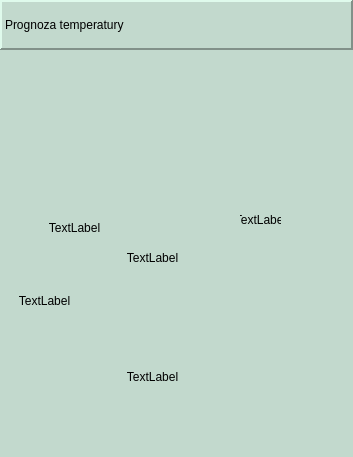
     <widget class="QWidget" name="okno_mapa" native="true">
      <property name="sizePolicy">
       <sizepolicy hsizetype="Expanding" vsizetype="Expanding">
        <horstretch>0</horstretch>
        <verstretch>0</verstretch>
       </sizepolicy>
      </property>
      <property name="minimumSize">
       <size>
        <width>0</width>
        <height>0</height>
       </size>
      </property>
      <property name="styleSheet">
       <string notr="true">background-color: rgb(194, 217, 205);</string>
      </property>
      <layout class="QVBoxLayout" name="verticalLayout_2">
       <property name="spacing">
        <number>0</number>
       </property>
       <property name="leftMargin">
        <number>0</number>
       </property>
       <property name="topMargin">
        <number>0</number>
       </property>
       <property name="rightMargin">
        <number>0</number>
       </property>
       <property name="bottomMargin">
        <number>0</number>
       </property>
       <item>
        <widget class="QLabel" name="label">
         <property name="enabled">
          <bool>true</bool>
         </property>
         <property name="sizePolicy">
          <sizepolicy hsizetype="Expanding" vsizetype="Minimum">
           <horstretch>0</horstretch>
           <verstretch>0</verstretch>
          </sizepolicy>
         </property>
         <property name="minimumSize">
          <size>
           <width>0</width>
           <height>50</height>
          </size>
         </property>
         <property name="styleSheet">
          <string notr="true">color: rgb(0, 0, 0);</string>
         </property>
         <property name="frameShape">
          <enum>QFrame::Panel</enum>
         </property>
         <property name="frameShadow">
          <enum>QFrame::Raised</enum>
         </property>
         <property name="lineWidth">
          <number>2</number>
         </property>
         <property name="text">
          <string>Prognoza temperatury</string>
         </property>
        </widget>
       </item>
       <item>
        <widget class="QFrame" name="mapa">
         <property name="sizePolicy">
          <sizepolicy hsizetype="Expanding" vsizetype="Expanding">
           <horstretch>0</horstretch>
           <verstretch>0</verstretch>
          </sizepolicy>
         </property>
         <property name="autoFillBackground">
          <bool>false</bool>
         </property>
         <property name="styleSheet">
          <string notr="true">border-image: url(/home/matylda/Pulpit/mapa_2.png) 0 0 0 0 stretch stretch;
background-color: transparent;

border-width: 0px;
border:  solid transparent;
background-repeat: no-repeat;


</string>
         </property>
         <property name="frameShape">
          <enum>QFrame::StyledPanel</enum>
         </property>
         <property name="frameShadow">
          <enum>QFrame::Raised</enum>
         </property>
         <layout class="QGridLayout" name="gridLayout">
          <property name="topMargin">
           <number>0</number>
          </property>
          <property name="rightMargin">
           <number>0</number>
          </property>
          <property name="bottomMargin">
           <number>0</number>
          </property>
          <property name="spacing">
           <number>0</number>
          </property>
          <item row="0" column="4" rowspan="2">
           <spacer name="verticalSpacer_3">
            <property name="orientation">
             <enum>Qt::Vertical</enum>
            </property>
            <property name="sizeHint" stdset="0">
             <size>
              <width>20</width>
              <height>144</height>
             </size>
            </property>
           </spacer>
          </item>
          <item row="2" column="0" colspan="2">
           <widget class="QFrame" name="frame_10">
            <property name="sizePolicy">
             <sizepolicy hsizetype="Preferred" vsizetype="Preferred">
              <horstretch>0</horstretch>
              <verstretch>0</verstretch>
             </sizepolicy>
            </property>
            <property name="minimumSize">
             <size>
              <width>113</width>
              <height>81</height>
             </size>
            </property>
            <property name="styleSheet">
             <string notr="true">border-image:none;
background-color:transparent;
color: rgb(0, 0, 0);
border-color: rgb(53, 132, 228);</string>
            </property>
            <property name="frameShape">
             <enum>QFrame::StyledPanel</enum>
            </property>
            <property name="frameShadow">
             <enum>QFrame::Raised</enum>
            </property>
            <widget class="QLabel" name="poz_pog">
             <property name="geometry">
              <rect>
               <x>40</x>
               <y>0</y>
               <width>51</width>
               <height>41</height>
              </rect>
             </property>
             <property name="text">
              <string>TextLabel</string>
             </property>
             <property name="alignment">
              <set>Qt::AlignBottom|Qt::AlignHCenter</set>
             </property>
            </widget>
            <widget class="QLabel" name="label_poz">
             <property name="geometry">
              <rect>
               <x>50</x>
               <y>40</y>
               <width>91</width>
               <height>31</height>
              </rect>
             </property>
             <property name="sizePolicy">
              <sizepolicy hsizetype="Preferred" vsizetype="Preferred">
               <horstretch>0</horstretch>
               <verstretch>0</verstretch>
              </sizepolicy>
             </property>
             <property name="styleSheet">
              <string notr="true">border-image:none;
background-color:transparent;
color: rgb(0, 0, 0);

font-size: 35vw;
</string>
             </property>
             <property name="frameShape">
              <enum>QFrame::NoFrame</enum>
             </property>
             <property name="frameShadow">
              <enum>QFrame::Raised</enum>
             </property>
             <property name="lineWidth">
              <number>4</number>
             </property>
             <property name="text">
              <string/>
             </property>
             <property name="scaledContents">
              <bool>true</bool>
             </property>
             <property name="alignment">
              <set>Qt::AlignHCenter|Qt::AlignTop</set>
             </property>
            </widget>
            <widget class="QLabel" name="poz_temp">
             <property name="geometry">
              <rect>
               <x>90</x>
               <y>0</y>
               <width>61</width>
               <height>41</height>
              </rect>
             </property>
             <property name="font">
              <font>
               <pointsize>16</pointsize>
               <italic>true</italic>
              </font>
             </property>
             <property name="text">
              <string/>
             </property>
             <property name="alignment">
              <set>Qt::AlignBottom|Qt::AlignLeading|Qt::AlignLeft</set>
             </property>
            </widget>
           </widget>
          </item>
          <item row="0" column="0" rowspan="2">
           <spacer name="verticalSpacer">
            <property name="orientation">
             <enum>Qt::Vertical</enum>
            </property>
            <property name="sizeHint" stdset="0">
             <size>
              <width>118</width>
              <height>144</height>
             </size>
            </property>
           </spacer>
          </item>
          <item row="2" column="4">
           <widget class="QFrame" name="frame_12">
            <property name="minimumSize">
             <size>
              <width>113</width>
              <height>81</height>
             </size>
            </property>
            <property name="styleSheet">
             <string notr="true">border-image:none;
background-color: transparent;
color: rgb(0, 0, 0);</string>
            </property>
            <property name="frameShape">
             <enum>QFrame::StyledPanel</enum>
            </property>
            <property name="frameShadow">
             <enum>QFrame::Raised</enum>
            </property>
            <widget class="QLabel" name="war_pog">
             <property name="geometry">
              <rect>
               <x>0</x>
               <y>0</y>
               <width>41</width>
               <height>51</height>
              </rect>
             </property>
             <property name="text">
              <string>TextLabel</string>
             </property>
             <property name="alignment">
              <set>Qt::AlignCenter</set>
             </property>
            </widget>
            <widget class="QLabel" name="label_war">
             <property name="geometry">
              <rect>
               <x>0</x>
               <y>40</y>
               <width>91</width>
               <height>41</height>
              </rect>
             </property>
             <property name="sizePolicy">
              <sizepolicy hsizetype="Minimum" vsizetype="Minimum">
               <horstretch>0</horstretch>
               <verstretch>0</verstretch>
              </sizepolicy>
             </property>
             <property name="styleSheet">
              <string notr="true">border-image:none;
background-color:transparent;
color: rgb(0, 0, 0);
font-size: 35vw;
</string>
             </property>
             <property name="frameShape">
              <enum>QFrame::NoFrame</enum>
             </property>
             <property name="frameShadow">
              <enum>QFrame::Raised</enum>
             </property>
             <property name="lineWidth">
              <number>4</number>
             </property>
             <property name="text">
              <string/>
             </property>
             <property name="scaledContents">
              <bool>true</bool>
             </property>
             <property name="alignment">
              <set>Qt::AlignHCenter|Qt::AlignTop</set>
             </property>
            </widget>
            <widget class="QLabel" name="war_temp">
             <property name="geometry">
              <rect>
               <x>40</x>
               <y>0</y>
               <width>61</width>
               <height>51</height>
              </rect>
             </property>
             <property name="font">
              <font>
               <pointsize>16</pointsize>
               <italic>true</italic>
              </font>
             </property>
             <property name="text">
              <string/>
             </property>
             <property name="alignment">
              <set>Qt::AlignLeading|Qt::AlignLeft|Qt::AlignVCenter</set>
             </property>
            </widget>
           </widget>
          </item>
          <item row="4" column="0">
           <widget class="QFrame" name="frame_13">
            <property name="sizePolicy">
             <sizepolicy hsizetype="Preferred" vsizetype="Preferred">
              <horstretch>0</horstretch>
              <verstretch>0</verstretch>
             </sizepolicy>
            </property>
            <property name="minimumSize">
             <size>
              <width>113</width>
              <height>81</height>
             </size>
            </property>
            <property name="styleSheet">
             <string notr="true">border-image:none;
background-color: transparent;
color: rgb(0, 0, 0);</string>
            </property>
            <property name="frameShape">
             <enum>QFrame::StyledPanel</enum>
            </property>
            <property name="frameShadow">
             <enum>QFrame::Raised</enum>
            </property>
            <widget class="QLabel" name="wroc_pog">
             <property name="geometry">
              <rect>
               <x>10</x>
               <y>0</y>
               <width>51</width>
               <height>51</height>
              </rect>
             </property>
             <property name="text">
              <string>TextLabel</string>
             </property>
             <property name="alignment">
              <set>Qt::AlignCenter</set>
             </property>
            </widget>
            <widget class="QLabel" name="label_wroc">
             <property name="geometry">
              <rect>
               <x>30</x>
               <y>40</y>
               <width>91</width>
               <height>41</height>
              </rect>
             </property>
             <property name="sizePolicy">
              <sizepolicy hsizetype="Expanding" vsizetype="Expanding">
               <horstretch>0</horstretch>
               <verstretch>0</verstretch>
              </sizepolicy>
             </property>
             <property name="styleSheet">
              <string notr="true">border-image:none;
background-color:transparent;
color: rgb(0, 0, 0);
font-size: 35vw;
</string>
             </property>
             <property name="frameShape">
              <enum>QFrame::NoFrame</enum>
             </property>
             <property name="frameShadow">
              <enum>QFrame::Raised</enum>
             </property>
             <property name="lineWidth">
              <number>4</number>
             </property>
             <property name="text">
              <string/>
             </property>
             <property name="scaledContents">
              <bool>true</bool>
             </property>
             <property name="alignment">
              <set>Qt::AlignHCenter|Qt::AlignTop</set>
             </property>
            </widget>
            <widget class="QLabel" name="wroc_temp">
             <property name="geometry">
              <rect>
               <x>70</x>
               <y>0</y>
               <width>61</width>
               <height>51</height>
              </rect>
             </property>
             <property name="font">
              <font>
               <pointsize>16</pointsize>
               <italic>true</italic>
              </font>
             </property>
             <property name="text">
              <string/>
             </property>
             <property name="alignment">
              <set>Qt::AlignLeading|Qt::AlignLeft|Qt::AlignVCenter</set>
             </property>
            </widget>
           </widget>
          </item>
          <item row="0" column="3">
           <spacer name="verticalSpacer_2">
            <property name="orientation">
             <enum>Qt::Vertical</enum>
            </property>
            <property name="sizeHint" stdset="0">
             <size>
              <width>20</width>
              <height>143</height>
             </size>
            </property>
           </spacer>
          </item>
          <item row="2" column="3" rowspan="3">
           <widget class="QFrame" name="frame_11">
            <property name="sizePolicy">
             <sizepolicy hsizetype="Preferred" vsizetype="Preferred">
              <horstretch>0</horstretch>
              <verstretch>0</verstretch>
             </sizepolicy>
            </property>
            <property name="minimumSize">
             <size>
              <width>113</width>
              <height>91</height>
             </size>
            </property>
            <property name="styleSheet">
             <string notr="true">border-image:none;
background-color: transparent;
color: rgb(0, 0, 0);</string>
            </property>
            <property name="frameShape">
             <enum>QFrame::StyledPanel</enum>
            </property>
            <property name="frameShadow">
             <enum>QFrame::Raised</enum>
            </property>
            <widget class="QLabel" name="lodz_pog">
             <property name="geometry">
              <rect>
               <x>0</x>
               <y>30</y>
               <width>51</width>
               <height>41</height>
              </rect>
             </property>
             <property name="text">
              <string>TextLabel</string>
             </property>
             <property name="alignment">
              <set>Qt::AlignBottom|Qt::AlignHCenter</set>
             </property>
            </widget>
            <widget class="QLabel" name="label_lodz">
             <property name="geometry">
              <rect>
               <x>0</x>
               <y>70</y>
               <width>91</width>
               <height>41</height>
              </rect>
             </property>
             <property name="sizePolicy">
              <sizepolicy hsizetype="Expanding" vsizetype="Expanding">
               <horstretch>0</horstretch>
               <verstretch>0</verstretch>
              </sizepolicy>
             </property>
             <property name="styleSheet">
              <string notr="true">border-image:none;
background-color:transparent;
color: rgb(0, 0, 0);
font-size: 35vw;
</string>
             </property>
             <property name="frameShape">
              <enum>QFrame::NoFrame</enum>
             </property>
             <property name="frameShadow">
              <enum>QFrame::Raised</enum>
             </property>
             <property name="lineWidth">
              <number>4</number>
             </property>
             <property name="text">
              <string/>
             </property>
             <property name="scaledContents">
              <bool>true</bool>
             </property>
             <property name="alignment">
              <set>Qt::AlignHCenter|Qt::AlignTop</set>
             </property>
            </widget>
            <widget class="QLabel" name="lodz_temp">
             <property name="geometry">
              <rect>
               <x>50</x>
               <y>30</y>
               <width>51</width>
               <height>41</height>
              </rect>
             </property>
             <property name="font">
              <font>
               <pointsize>16</pointsize>
               <italic>true</italic>
              </font>
             </property>
             <property name="text">
              <string/>
             </property>
             <property name="alignment">
              <set>Qt::AlignLeading|Qt::AlignLeft|Qt::AlignVCenter</set>
             </property>
            </widget>
           </widget>
          </item>
          <item row="5" column="4">
           <spacer name="verticalSpacer_4">
            <property name="orientation">
             <enum>Qt::Vertical</enum>
            </property>
            <property name="sizeHint" stdset="0">
             <size>
              <width>20</width>
              <height>40</height>
             </size>
            </property>
           </spacer>
          </item>
          <item row="5" column="3">
           <widget class="QFrame" name="frame_14">
            <property name="sizePolicy">
             <sizepolicy hsizetype="Preferred" vsizetype="Preferred">
              <horstretch>0</horstretch>
              <verstretch>0</verstretch>
             </sizepolicy>
            </property>
            <property name="minimumSize">
             <size>
              <width>113</width>
              <height>81</height>
             </size>
            </property>
            <property name="styleSheet">
             <string notr="true">border-image:none;
background-color: transparent;
color: rgb(0, 0, 0);</string>
            </property>
            <property name="frameShape">
             <enum>QFrame::StyledPanel</enum>
            </property>
            <property name="frameShadow">
             <enum>QFrame::Raised</enum>
            </property>
            <widget class="QLabel" name="krk_pog">
             <property name="geometry">
              <rect>
               <x>0</x>
               <y>0</y>
               <width>51</width>
               <height>41</height>
              </rect>
             </property>
             <property name="text">
              <string>TextLabel</string>
             </property>
             <property name="alignment">
              <set>Qt::AlignCenter</set>
             </property>
            </widget>
            <widget class="QLabel" name="label_krk">
             <property name="geometry">
              <rect>
               <x>10</x>
               <y>40</y>
               <width>91</width>
               <height>41</height>
              </rect>
             </property>
             <property name="sizePolicy">
              <sizepolicy hsizetype="Expanding" vsizetype="Expanding">
               <horstretch>0</horstretch>
               <verstretch>0</verstretch>
              </sizepolicy>
             </property>
             <property name="styleSheet">
              <string notr="true">border-image:none;
background-color:transparent;
color: rgb(0, 0, 0);
font-size: 35vw;
</string>
             </property>
             <property name="frameShape">
              <enum>QFrame::NoFrame</enum>
             </property>
             <property name="frameShadow">
              <enum>QFrame::Raised</enum>
             </property>
             <property name="lineWidth">
              <number>4</number>
             </property>
             <property name="text">
              <string/>
             </property>
             <property name="scaledContents">
              <bool>true</bool>
             </property>
             <property name="alignment">
              <set>Qt::AlignHCenter|Qt::AlignTop</set>
             </property>
            </widget>
            <widget class="QLabel" name="krk_temp">
             <property name="geometry">
              <rect>
               <x>60</x>
               <y>0</y>
               <width>51</width>
               <height>51</height>
              </rect>
             </property>
             <property name="font">
              <font>
               <pointsize>16</pointsize>
               <italic>true</italic>
              </font>
             </property>
             <property name="text">
              <string/>
             </property>
             <property name="alignment">
              <set>Qt::AlignLeading|Qt::AlignLeft|Qt::AlignVCenter</set>
             </property>
            </widget>
           </widget>
          </item>
         </layout>
        </widget>
       </item>
       <item>
        <spacer name="horizontalSpacer_6">
         <property name="orientation">
          <enum>Qt::Horizontal</enum>
         </property>
         <property name="sizeHint" stdset="0">
          <size>
           <width>127</width>
           <height>20</height>
          </size>
         </property>
        </spacer>
       </item>
      </layout>
     </widget>
